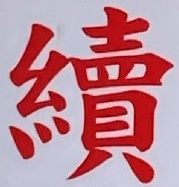
#> input picture 5/0.jpg, 179 x 187 px; its folder holds only this picture in this run
$ python test.py
#> lines starting #> are read from the running program, lines starting #| are printed output that depends on the picture; after the words box and inside, x2 and y2 are one past the last pixel; in counts of white or black regions, pixels touching at a corner belong together
import cv2 as cv
import numpy as np
import os

img_list = os.listdir('5')
for img in img_list:
    print(os.path.join('5', img))
    img_name = os.path.join('5', img)
    print(img_name)
    img = cv.imread(os.path.join('5', img), 0)
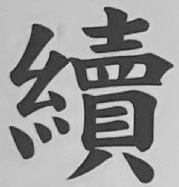
#> img: shape (187, 179); min 31, max 224, mean 151.8
    ret, img_bin = cv.threshold(img, 156, 255, cv.THRESH_BINARY)
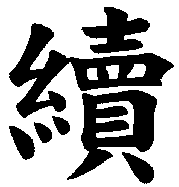
#> img_bin: shape (187, 179); 64% white; 7 black regions, largest, box (x1, y1, x2, y2) and area: (9, 23, 174, 118) 5032, (67, 90, 157, 180) 3828, (81, 7, 150, 54) 1705

    cv.imshow('img_bin', img_bin)
    cv.waitKey(0)
    cv.destroyAllWindows()


    cv.imwrite(os.path.join('test', img_name), img_bin)
    print(os.path.join('test', img_name))


# [8 lines of commented-out code are left out]

$ run again, on 5/13.jpg
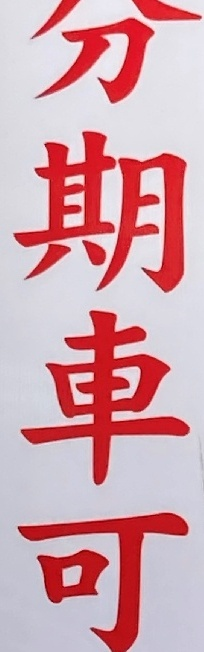
#> input picture 5/13.jpg, 204 x 652 px
#> `img = cv.imread(os.path.join('5', img), 0)`:
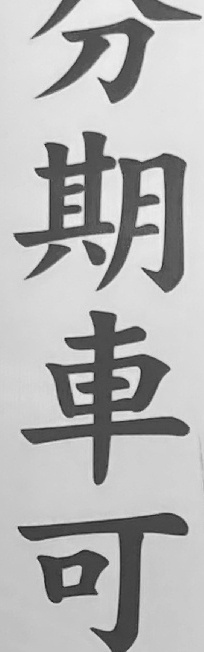
#> img: shape (652, 204); min 29, max 244, mean 179.6
#> `ret, img_bin = cv.threshold(img, 156, 255, cv.THRESH_BINARY)`:
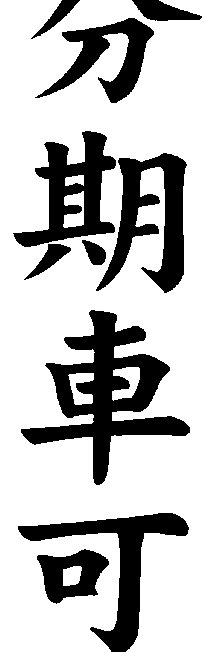
#> img_bin: shape (652, 204); 74.4% white; 10 black regions, largest, box (x1, y1, x2, y2) and area: (21, 310, 190, 485) 9706, (96, 153, 187, 293) 5570, (18, 513, 189, 652) 5449

$ run again, on 5/10.jpg
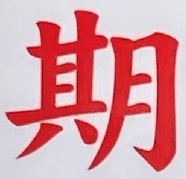
#> input picture 5/10.jpg, 186 x 179 px
#> `img = cv.imread(os.path.join('5', img), 0)`:
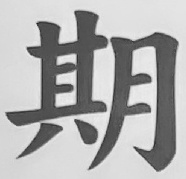
#> img: shape (179, 186); min 32, max 240, mean 173.7
#> `ret, img_bin = cv.threshold(img, 156, 255, cv.THRESH_BINARY)`:
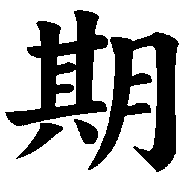
#> img_bin: shape (179, 186); 65.1% white; 4 black regions, box (x1, y1, x2, y2) and area: (88, 32, 179, 172) 5565, (5, 10, 108, 126) 5117, (16, 123, 63, 159) 558, (74, 119, 98, 144) 369
